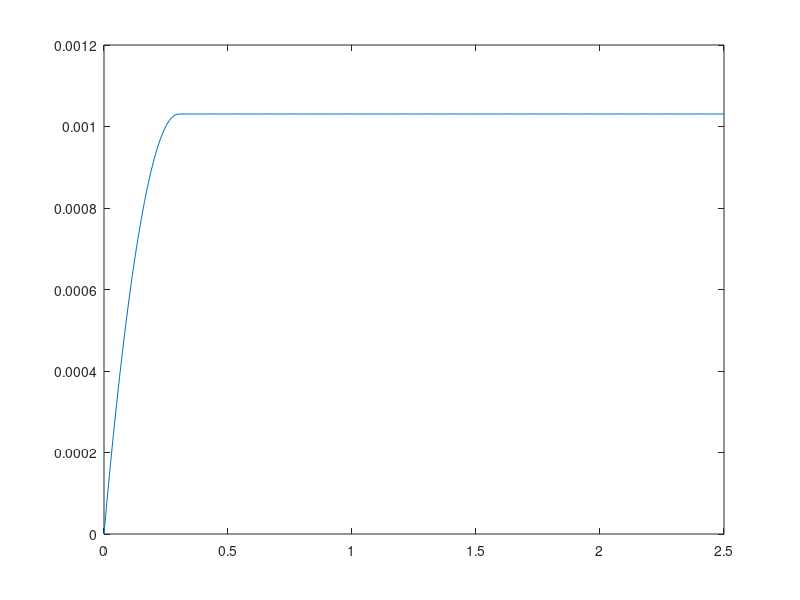

This chart was generated by the following MATLAB code:
k=1.38*10^-23; %
T=300; %temperature in kelvin
NA=5*10^15;
epsilon=8.854*10^-14;
ksi=11.8;
kox=3.9;
epsi=ksi*epsilon;
epox=kox*epsilon;
k1=sqrt((2*k*T*NA)/(epsi));
ni=10^10;
q=1.6*10^-19;
tox=5*10^-7;
L= 1;
W=40;
un=800;
Cox=epox/tox;
k2=q/(k*T); 
phif=(1/k2)*log(NA/ni);
Eg=1.1;
Vfb=-0.2;
Vdsfine=200;
Vds=linspace(0, 2.5, Vdsfine);
Vt=Vfb+(2*phif)+((sqrt(2*epsi*q*NA*2*phif))/Cox);
Vg=Vt+(12*k*T/q); %V 
Vox=((sqrt(2*epsi*q*NA*2*phif))/Cox);
m=1+(sqrt(epsi*q*NA/(4*phif))/Cox);
Isat=(un*Cox*W/L)*((Vg-Vt)^2)/(2*m);
Imax=0;
if Vg>=Vt
for i=1:Vdsfine
    I(i)=(un*Cox*W/L)*(((Vg-Vfb-(2*phif)-(Vds(i)/2))*Vds(i))-((2*sqrt(2*epsi*q*NA)/(3*Cox))*(((2*phif+Vds(i))^1.5-(2*phif)^1.5))));
   if I(i)>=Imax
        Imax=I(i);
    else
        I(i)=I(i-1); %I(i)=Isat; this gives the same result
    end
end

else 
    for i=1:Vdsfine
    I(i)=(un*Cox*W*(m-1)/(L*k2*k2))*((exp(k2*(Vg-Vt)/m))*(1-(exp(-k2*Vds(i)))));
    end
    
    
end
plot(Vds, I);
